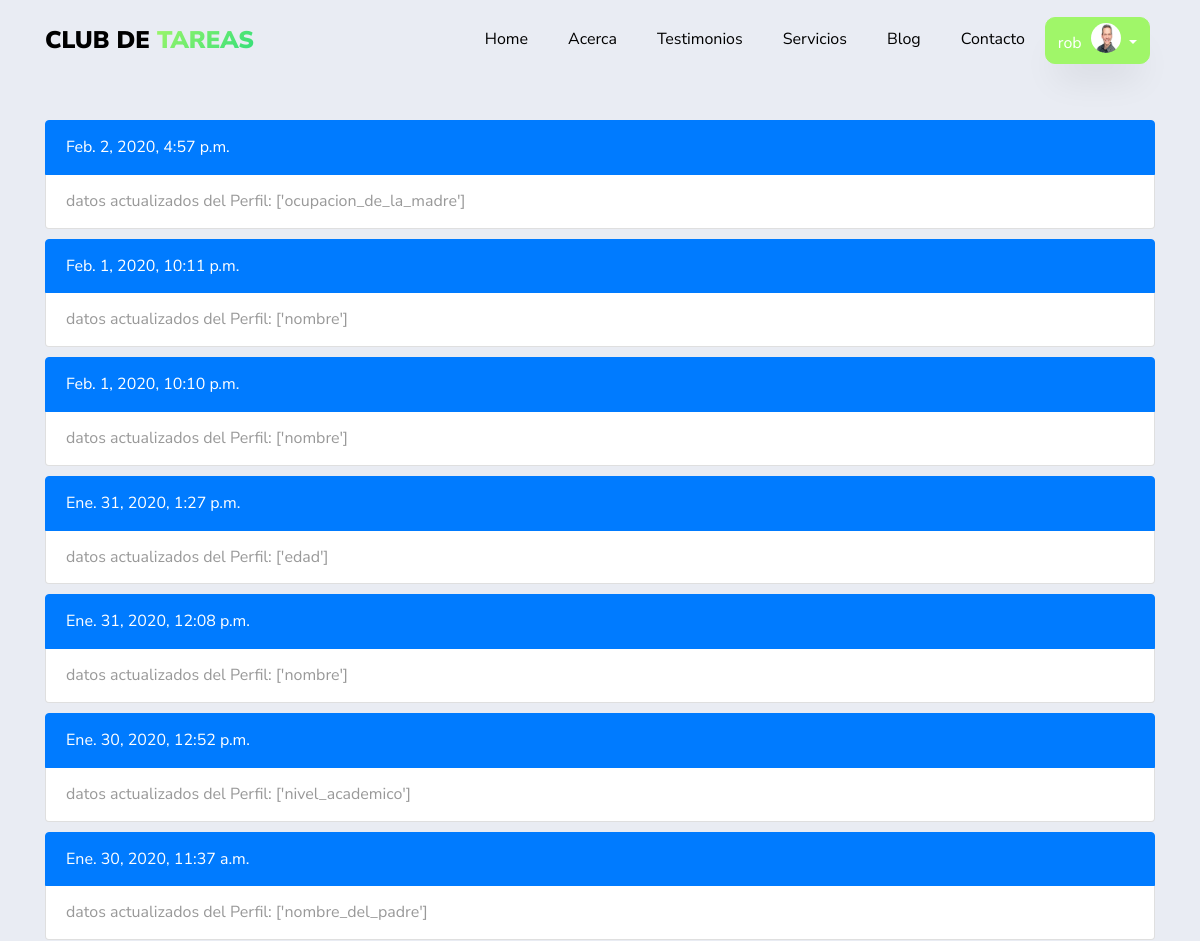
Before: /historial/ (signed in, upper part) with the older database file.
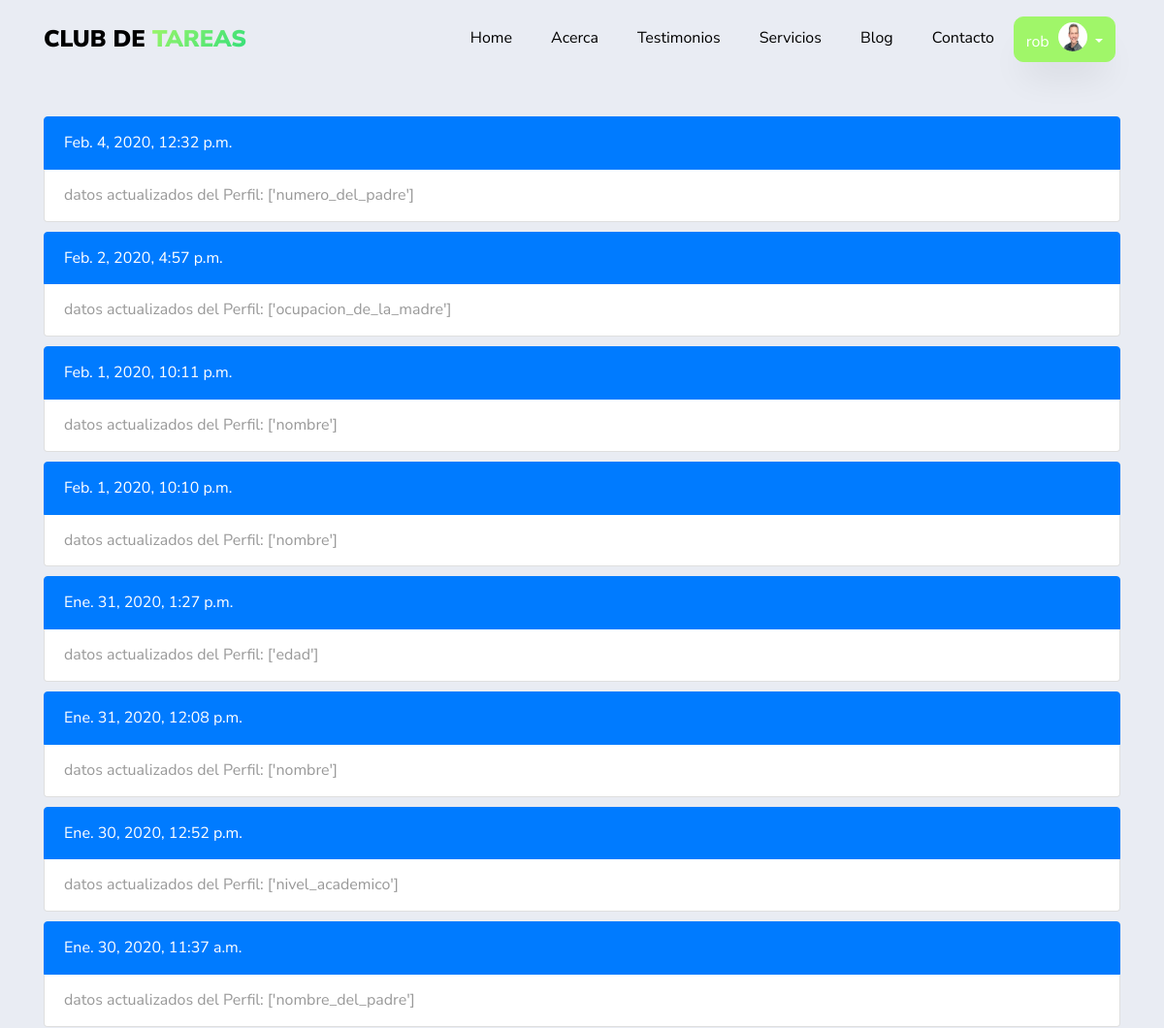
After: the same page with the newer database file.
### app/models.py (models this page shows)
class Historial_User(models.Model):
      mensaje = models.CharField(max_length=200)
      usuario = models.ForeignKey(settings.AUTH_USER_MODEL,related_name="historial",on_delete=models.CASCADE,null=True)
      fecha = models.DateTimeField(auto_now_add=True,null=True)
      class Meta:
          verbose_name_plural= "Actividad de los Usuarios"

### app/views.py (the view)
# urls.py: path('historial/',views.historial,name='historial'),
@login_required
def historial(request):
    historial = request.user.historial.all().order_by('-fecha')
    context = {
    'historial': historial
    }
    return render(request,'app/historial.html',context)

### app/templates/app/historial.html (shortened to what this page needs)
{% extends 'main/base.html' %}
{% load static %}
{% block content %}
<section>
  <div class="container">
    <div class="row"  style="margin-top:120px">
        <div class="col-md-12 ftco-animate">
          {% if historial %}
              {% for instancia in historial %}
              <ul class="list-group" style="padding-bottom: 10px">
                    <li class="list-group-item active">{{instancia.fecha }}</li>
                    <li class="list-group-item">{{ instancia.mensaje}}</li>
              </ul>
              {% endfor %}
          {% else %}
          <ul class="list-group" style="padding-bottom: 80px">
                <li class="list-group-item">Los campos de Perfil no han sido actualizados</li>
          </ul>
          {% endif%}
        </div>
        </div>
    </div>
</section>
{% endblock content%}

Changed rows visible on the page:
added Historial_User: fecha "Feb. 4, 2020, 12:32 p.m.", mensaje "datos actualizados del Perfil: ['numero_del_padre']"
